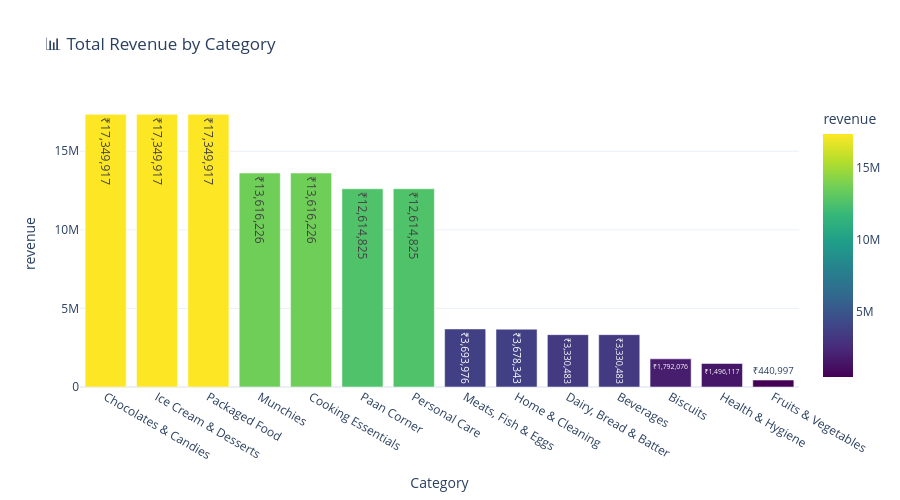

Notebook code cell kept with this figure:
### Markdown cell above
## Visualizations

### Code cell
# Revenue by Category
revenue_cat = df.groupby('Category')['revenue'].sum().sort_values(ascending=False).reset_index()

fig = px.bar(
    revenue_cat,
    x='Category', y='revenue',
    title='📊 Total Revenue by Category',
    color='revenue', color_continuous_scale='Viridis',
    text='revenue'
)

fig.update_traces(texttemplate='₹%{text:,.0f}', textposition='auto')
fig.update_layout(template='plotly_white', hovermode='x unified', height=500)
fig.show()

### Figure 1 — Plotly figure (JSON) as saved in the notebook; plotly's stock layout.template omitted (floating-point values rounded to 4 significant figures)
{"data": [{"hovertemplate": "Category=%{x}<br>revenue=%{marker.color}<extra></extra>", "legendgroup": "", "marker": {"color": [17350000.0, 17350000.0, 17350000.0, 13620000.0, 13620000.0, 12610000.0, 12610000.0, 3694000.0, 3678000.0, 3330000.0, 3330000.0, 1792000.0, 1496000.0, 441000.0], "coloraxis": "coloraxis", "pattern": {"shape": ""}}, "name": "", "orientation": "v", "showlegend": false, "text": [17350000.0, 17350000.0, 17350000.0, 13620000.0, 13620000.0, 12610000.0, 12610000.0, 3694000.0, 3678000.0, 3330000.0, 3330000.0, 1792000.0, 1496000.0, 441000.0], "textposition": "auto", "texttemplate": "₹%{text:,.0f}", "type": "bar", "x": ["Chocolates & Candies", "Ice Cream & Desserts", "Packaged Food", "Munchies", "Cooking Essentials", "Paan Corner", "Personal Care", "Meats, Fish & Eggs", "Home & Cleaning", "Dairy, Bread & Batter", "Beverages", "Biscuits", "Health & Hygiene", "Fruits & Vegetables"], "xaxis": "x", "y": [17350000.0, 17350000.0, 17350000.0, 13620000.0, 13620000.0, 12610000.0, 12610000.0, 3694000.0, 3678000.0, 3330000.0, 3330000.0, 1792000.0, 1496000.0, 441000.0], "yaxis": "y"}], "layout": {"barmode": "relative", "coloraxis": {"colorbar": {"title": {"text": "revenue"}}, "colorscale": [[0, "#440154"], [0.1111, "#482878"], [0.2222, "#3e4989"], [0.3333, "#31688e"], [0.4444, "#26828e"], [0.5556, "#1f9e89"], [0.6667, "#35b779"], [0.7778, "#6ece58"], [0.8889, "#b5de2b"], [1, "#fde725"]]}, "height": 500, "hovermode": "x unified", "legend": {"tracegroupgap": 0}, "title": {"text": "📊 Total Revenue by Category"}, "xaxis": {"anchor": "y", "domain": [0, 1], "title": {"text": "Category"}}, "yaxis": {"anchor": "x", "domain": [0, 1], "title": {"text": "revenue"}}}}
